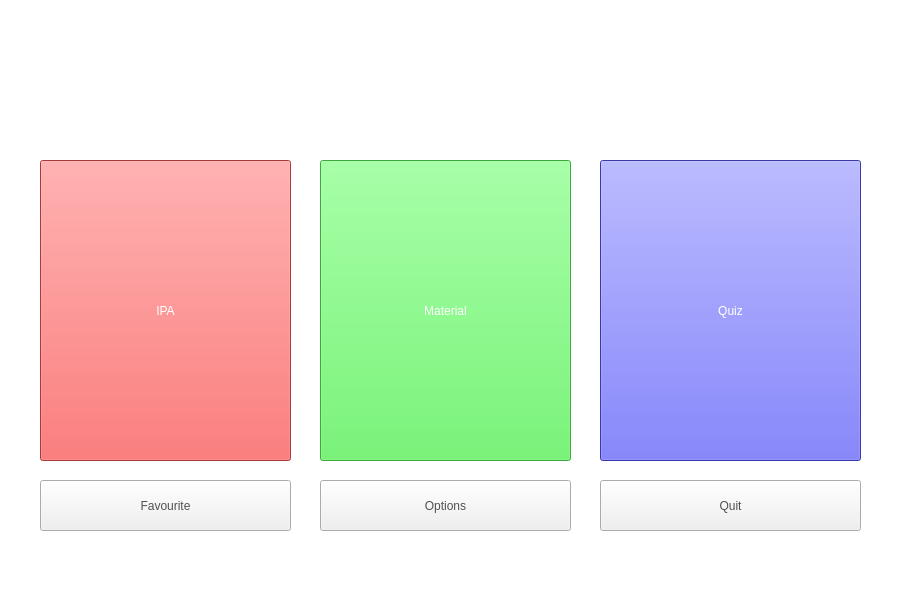
<?xml version="1.0" encoding="UTF-8"?>
<ui version="4.0">
 <class>MainWindow</class>
 <widget class="QMainWindow" name="MainWindow">
  <property name="geometry">
   <rect>
    <x>0</x>
    <y>0</y>
    <width>900</width>
    <height>600</height>
   </rect>
  </property>
  <property name="windowTitle">
   <string>Linguis</string>
  </property>
  <property name="styleSheet">
   <string notr="true">background-color: rgb(255, 255, 255);</string>
  </property>
  <widget class="QWidget" name="centralwidget">
   <widget class="QPushButton" name="btn_IPA">
    <property name="geometry">
     <rect>
      <x>40</x>
      <y>160</y>
      <width>251</width>
      <height>301</height>
     </rect>
    </property>
    <property name="styleSheet">
     <string notr="true">background-color: rgb(240, 80, 80);
color: rgb(255, 255, 255);
font: 20pt &quot;Gill Sans MT&quot;;</string>
    </property>
    <property name="text">
     <string>IPA</string>
    </property>
   </widget>
   <widget class="QPushButton" name="btn_Material">
    <property name="geometry">
     <rect>
      <x>320</x>
      <y>160</y>
      <width>251</width>
      <height>301</height>
     </rect>
    </property>
    <property name="styleSheet">
     <string notr="true">background-color: rgb(80, 240, 80);
color: rgb(255, 255, 255);
font: 20pt &quot;Gill Sans MT&quot;;</string>
    </property>
    <property name="text">
     <string>Material</string>
    </property>
   </widget>
   <widget class="QPushButton" name="btn_Quiz">
    <property name="geometry">
     <rect>
      <x>600</x>
      <y>160</y>
      <width>261</width>
      <height>301</height>
     </rect>
    </property>
    <property name="styleSheet">
     <string notr="true">background-color: rgb(80, 80, 240);
color: rgb(255, 255, 255);
font: 20pt &quot;Gill Sans MT&quot;;</string>
    </property>
    <property name="text">
     <string>Quiz</string>
    </property>
   </widget>
   <widget class="QPushButton" name="btn_Favourite">
    <property name="geometry">
     <rect>
      <x>40</x>
      <y>480</y>
      <width>251</width>
      <height>51</height>
     </rect>
    </property>
    <property name="styleSheet">
     <string notr="true">background-color: rgb(240, 240, 240);
color: rgb(80, 80, 80);
font: 16pt &quot;Gill Sans MT&quot;;</string>
    </property>
    <property name="text">
     <string>Favourite</string>
    </property>
   </widget>
   <widget class="QPushButton" name="btn_Options">
    <property name="geometry">
     <rect>
      <x>320</x>
      <y>480</y>
      <width>251</width>
      <height>51</height>
     </rect>
    </property>
    <property name="styleSheet">
     <string notr="true">background-color: rgb(240, 240, 240);
color: rgb(80, 80, 80);
font: 16pt &quot;Gill Sans MT&quot;;</string>
    </property>
    <property name="text">
     <string>Options</string>
    </property>
   </widget>
   <widget class="QPushButton" name="btn_Quit">
    <property name="geometry">
     <rect>
      <x>600</x>
      <y>480</y>
      <width>261</width>
      <height>51</height>
     </rect>
    </property>
    <property name="styleSheet">
     <string notr="true">background-color: rgb(240, 240, 240);
color: rgb(80, 80, 80);
font: 16pt &quot;Gill Sans MT&quot;;</string>
    </property>
    <property name="text">
     <string>Quit</string>
    </property>
   </widget>
   <widget class="QLabel" name="label">
    <property name="geometry">
     <rect>
      <x>233</x>
      <y>20</y>
      <width>434</width>
      <height>112</height>
     </rect>
    </property>
    <property name="text">
     <string/>
    </property>
    <property name="pixmap">
     <pixmap>SEP_Images/logo/Linguis_Logo_F.png</pixmap>
    </property>
    <property name="scaledContents">
     <bool>true</bool>
    </property>
   </widget>
  </widget>
  <widget class="QMenuBar" name="menubar">
   <property name="geometry">
    <rect>
     <x>0</x>
     <y>0</y>
     <width>900</width>
     <height>31</height>
    </rect>
   </property>
  </widget>
  <widget class="QStatusBar" name="statusbar"/>
 </widget>
 <resources/>
 <connections/>
</ui>
